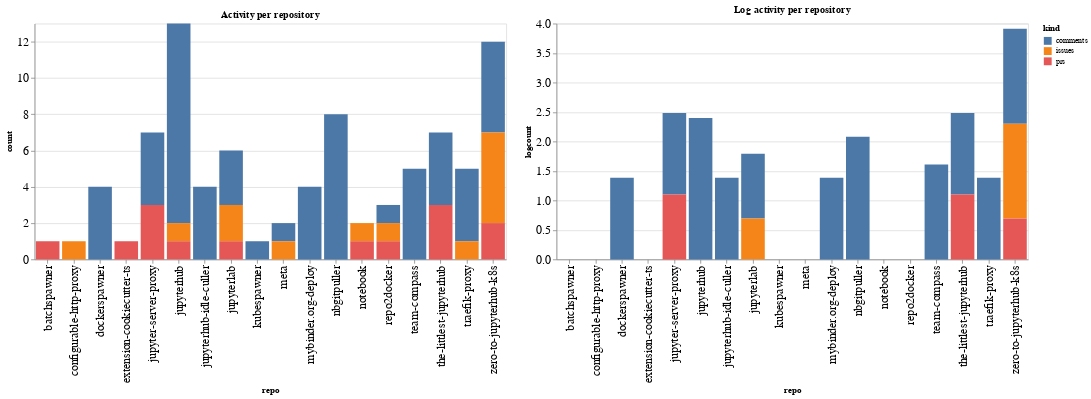

Notebook source saved alongside this figure:
### Code cell
ch1 = alt.Chart(repo_summaries, width=600, title="Activity per repository").mark_bar().encode(
    x='repo',
    y='count',
    color='kind',
    tooltip="kind"
)

ch2 = alt.Chart(repo_summaries, width=600, title="Log activity per repository").mark_bar().encode(
    x='repo',
    y='logcount',
    color='kind',
    tooltip="kind"
)

ch1 | ch2

### Figure 1 — Vega-Lite specification as saved in the notebook (floating-point values rounded to 4 significant figures)
{"config": {"axisLeft": {"labelFontSize": 15}, "axisBottom": {"labelFontSize": 15}}, "hconcat": [{"mark": "bar", "encoding": {"color": {"type": "nominal", "field": "kind"}, "tooltip": {"type": "nominal", "field": "kind"}, "x": {"type": "nominal", "field": "repo"}, "y": {"type": "quantitative", "field": "count"}}, "title": "Activity per repository", "width": 600}, {"mark": "bar", "encoding": {"color": {"type": "nominal", "field": "kind"}, "tooltip": {"type": "nominal", "field": "kind"}, "x": {"type": "nominal", "field": "repo"}, "y": {"type": "quantitative", "field": "logcount"}}, "title": "Log activity per repository", "width": 600}], "data": {"name": "data-83e37780cf4fd31b2f678411258fd681"}, "$schema": "https://vega.github.io/schema/vega-lite/v4.8.1.json", "datasets": {"data-83e37780cf4fd31b2f678411258fd681": [{"repo": "batchspawner", "kind": "prs", "count": 1, "logcount": 0.0}, {"repo": "configurable-http-proxy", "kind": "issues", "count": 1, "logcount": 0.0}, {"repo": "dockerspawner", "kind": "comments", "count": 4, "logcount": 1.386}, {"repo": "extension-cookiecutter-ts", "kind": "prs", "count": 1, "logcount": 0.0}, {"repo": "jupyter-server-proxy", "kind": "comments", "count": 4, "logcount": 1.386}, {"repo": "jupyter-server-proxy", "kind": "prs", "count": 3, "logcount": 1.099}, {"repo": "jupyterhub", "kind": "comments", "count": 11, "logcount": 2.398}, {"repo": "jupyterhub", "kind": "issues", "count": 1, "logcount": 0.0}, {"repo": "jupyterhub", "kind": "prs", "count": 1, "logcount": 0.0}, {"repo": "jupyterhub-idle-culler", "kind": "comments", "count": 4, "logcount": 1.386}, {"repo": "jupyterlab", "kind": "comments", "count": 3, "logcount": 1.099}, {"repo": "jupyterlab", "kind": "issues", "count": 2, "logcount": 0.6931}, {"repo": "jupyterlab", "kind": "prs", "count": 1, "logcount": 0.0}, {"repo": "kubespawner", "kind": "comments", "count": 1, "logcount": 0.0}, {"repo": "meta", "kind": "comments", "count": 1, "logcount": 0.0}, {"repo": "meta", "kind": "issues", "count": 1, "logcount": 0.0}, {"repo": "mybinder.org-deploy", "kind": "comments", "count": 4, "logcount": 1.386}, {"repo": "nbgitpuller", "kind": "comments", "count": 8, "logcount": 2.079}, {"repo": "notebook", "kind": "issues", "count": 1, "logcount": 0.0}, {"repo": "notebook", "kind": "prs", "count": 1, "logcount": 0.0}, {"repo": "repo2docker", "kind": "comments", "count": 1, "logcount": 0.0}, {"repo": "repo2docker", "kind": "issues", "count": 1, "logcount": 0.0}, {"repo": "repo2docker", "kind": "prs", "count": 1, "logcount": 0.0}, {"repo": "team-compass", "kind": "comments", "count": 5, "logcount": 1.609}, {"repo": "the-littlest-jupyterhub", "kind": "comments", "count": 4, "logcount": 1.386}, {"repo": "the-littlest-jupyterhub", "kind": "prs", "count": 3, "logcount": 1.099}, {"repo": "traefik-proxy", "kind": "comments", "count": 4, "logcount": 1.386}, {"repo": "traefik-proxy", "kind": "issues", "count": 1, "logcount": 0.0}, {"repo": "zero-to-jupyterhub-k8s", "kind": "comments", "count": 5, "logcount": 1.609}, {"repo": "zero-to-jupyterhub-k8s", "kind": "issues", "count": 5, "logcount": 1.609}, {"repo": "zero-to-jupyterhub-k8s", "kind": "prs", "count": 2, "logcount": 0.6931}]}}
